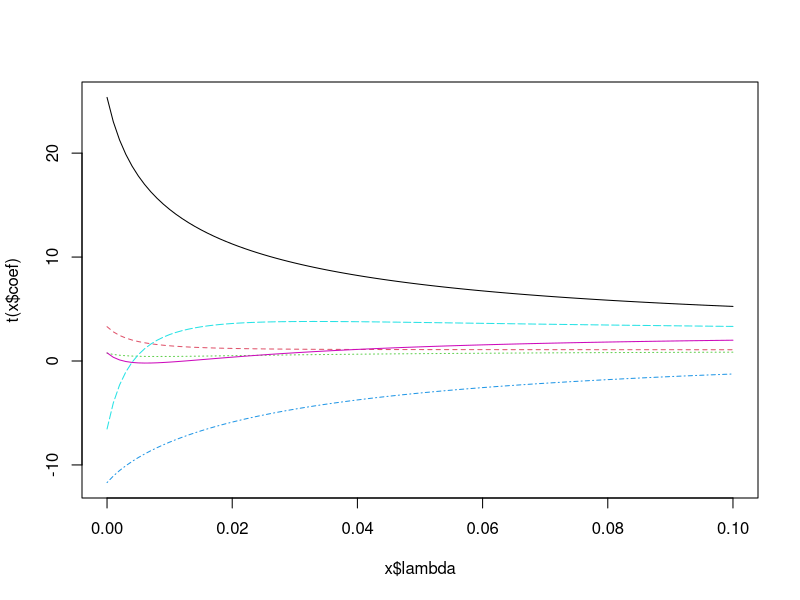

Reproduce this figure in R.
#ridge
library(MASS)
data(longley) # not the same as the S-PLUS dataset
names(longley)[1] <- "y"
lm.ridge(y ~ ., longley)
plot(lm.ridge(y ~ ., longley, lambda = seq(0,0.1,0.001)))
select(lm.ridge(y ~ ., longley, lambda = seq(0,0.1,0.0001)))

# and
# http://archive.ics.uci.edu/ml/datasets/Student+Performance
# http://archive.ics.uci.edu/ml/datasets/NoisyOffice
# http://archive.ics.uci.edu/ml/datasets/Bike+Sharing+Dataset
